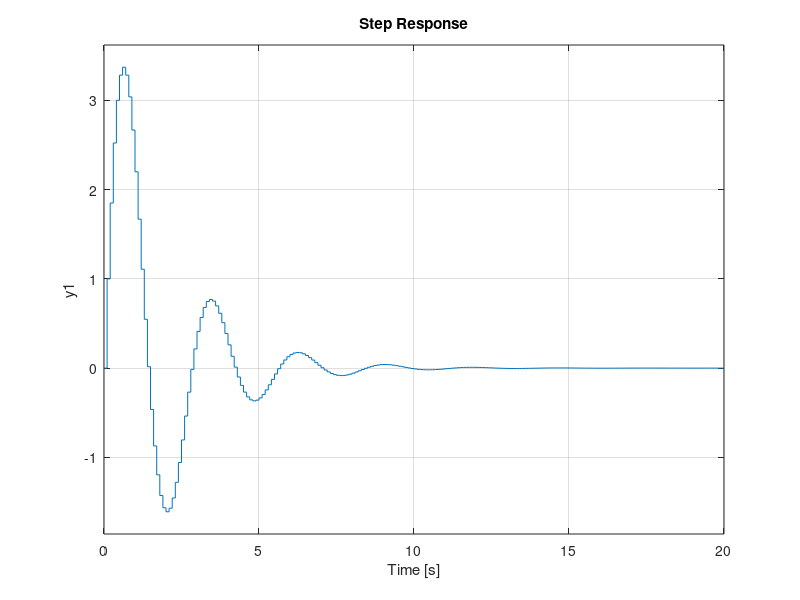

MATLAB code for this plot:
num = [ 1  0 ];       % Numerator: s
den = [ 1  2  10 ];   % Denominator: s^2 + 2 s + 10
H = tf(num,den);
step(H)
%% Continous Time Model
num = [ 1  -1 ];
den = [ 1  -1.85  0.9 ];
H = tf(num,den,0.1);
step(H)